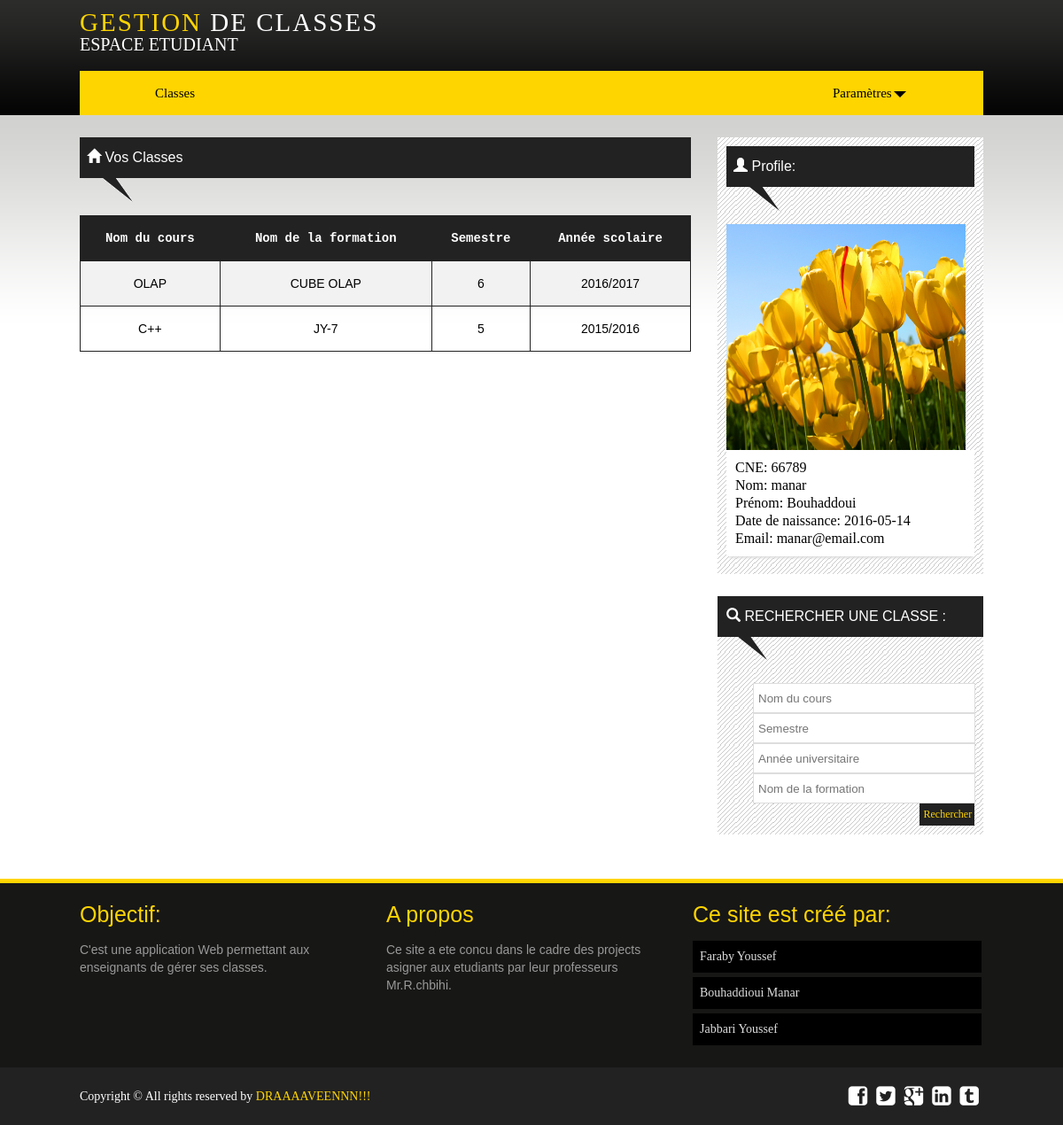
The page /index.php?page=EtudiantClasse (signed in) on the database its author committed.
### tables this page shows
CREATE TABLE IF NOT EXISTS `evaluation` (
  `ID_CLASSE` int(11) NOT NULL,
  `NBRE_ABSENCE` int(11) NOT NULL,
  `CNE` int(11) NOT NULL,
  `NOTE_NORMAL` float DEFAULT '0',
  `NOTE_RATTRAPAGE` float NOT NULL DEFAULT '0',
  `PRESENCE` float NOT NULL DEFAULT '0',
  `NOTE_DEVOIR` float NOT NULL DEFAULT '0',
  `NOTE_CONTROLE` float NOT NULL DEFAULT '0',
  `NOTE_GLOBALE` float NOT NULL DEFAULT '0',
  PRIMARY KEY (`ID_CLASSE`,`CNE`),
  KEY `FK_EVALUATION2` (`CNE`)
);

CREATE TABLE IF NOT EXISTS `classe` (
  `ID_CLASSE` int(11) NOT NULL AUTO_INCREMENT,
  `ID_ENSEIGNANT` int(11) DEFAULT NULL,
  `NOM_COURS` varchar(200) DEFAULT NULL,
  `SEMESTRE` int(11) DEFAULT NULL,
  `ANNEE_UNIV` varchar(80) DEFAULT NULL,
  `NOM_FORMATION` varchar(200) DEFAULT NULL,
  `POURCENT_DEVOIR` float DEFAULT NULL,
  `POURCENT_EXAM` float DEFAULT NULL,
  `POURCENT_ASSDUITE` float DEFAULT NULL,
  `POURCENT_CONTROLE` float DEFAULT NULL,
  `NOTE_REFERENCE` float DEFAULT NULL,
  `NBR_SEANCE` int(11) NOT NULL,
  PRIMARY KEY (`ID_CLASSE`),
  KEY `FK_GERER` (`ID_ENSEIGNANT`)
);

CREATE TABLE IF NOT EXISTS `etudiant` (
  `CNE` int(11) NOT NULL,
  `NOM_ETUDIANT` varchar(200) DEFAULT NULL,
  `PRENOM_ETUDIANT` varchar(200) DEFAULT NULL,
  `MDP_ETUDIANT` varchar(200) DEFAULT NULL,
  `EMAIL_ETUDIANT` varchar(200) NOT NULL,
  `DATE_ETUDIANT` date DEFAULT NULL,
  `DATE_INSCRIPTION` date DEFAULT NULL,
  `PHOTO_ETUDIANT` varchar(200) DEFAULT NULL,
  PRIMARY KEY (`CNE`),
  UNIQUE KEY `unique_email` (`EMAIL_ETUDIANT`)
);

### Controleurs/EtudiantClasse.php (called while the page is built)
<?php
require_once 'Modeles/BD/EtudiantBD.php';
require_once 'Modeles/BD/ClasseBD.php';
$etudiant = new EtudiantBD();
$objetEtudiant=$etudiant ->getEtudiantObject($_SESSION['CNE']);
$classe = new ClasseBD();
$mesClasses = $classe->lesCLassesEtudiant($_SESSION['CNE']);
$lesClasses = $classe->lesCLassesEtudiant($_SESSION['CNE']);
require_once 'Vues/Etudiant_Classes.php';
?>

### Modeles/BD/Connexion.php (called while the page is built, shortened)
<?php
	class Connexion{
		public function getPDO()
        {
            $p = new PDO("mysql:host=localhost;dbname=pfe",'root','',array(PDO::ATTR_ERRMODE=>PDO::ERRMODE_EXCEPTION));
			return $p;
        }
	}
?>

### Modeles/BD/ClasseBD.php (called while the page is built, shortened)
<?php
require_once 'Connexion.php';
require_once 'Modeles/Classe/Classe.php';
class  ClasseBD
{
	private $_db;
	public function setDb(PDO $db)
	{
	    $this->_db = $db;
	}
	public function getClasseObject($id_classe)
	{
	    $req = $this->_db->query('SELECT * FROM Classe WHERE id_classe = '.$id_classe);
	    $donnees = $req->fetchObject('Classe');
	    return $donnees;
	}
	public function lesCLassesEtudiant($CNE)
	{
		$sql="SELECT * FROM classe c JOIN evaluation e ON c.ID_CLASSE = e.ID_CLASSE WHERE e.CNE = ?";
		$req = $this->_db->prepare($sql);
		$req->execute(array($CNE));
		return $req;
	}
}
?>

### Modeles/Classe/Classe.php (called while the page is built, shortened)
<?php
class classe
{
    public $ID_CLASSE;
    public $NOM_COURS;
    public $SEMESTRE;
    public $ANNEE_UNIV;
    public $NOM_FORMATION;
    public function getIdClasse()
    {
        return $this->ID_CLASSE;
    }
    public function getNomCours()
    {
        return $this->NOM_COURS;
    }
    public function getSemestre()
    {
        return $this->SEMESTRE;
    }
     public function getNomFormation()
    {
        return $this->NOM_FORMATION;
    }
    public function getAnnee_Univ()
    {
        return $this->ANNEE_UNIV;
    }
}
?>

### Modeles/BD/EtudiantBD.php (called while the page is built, shortened)
<?php
require_once 'Connexion.php';
require_once 'Modeles/Classe/Etudiant.php';
class  EtudiantBD
{
	private $_db;
	public function setDb(PDO $db)
	{
	    $this->_db = $db;
	}
	public function getEtudiantObject($CNE)
	{
		$req = $this->_db->query('SELECT * FROM Etudiant WHERE CNE = '.$CNE);
		$donnees = $req->fetchObject('Etudiant');
		return $donnees;
	}
}
?>

### Modeles/Classe/Etudiant.php (called while the page is built, shortened)
<?php
class Etudiant
{
    private $CNE;
    private $NOM_ETUDIANT;
    private $PRENOM_ETUDIANT;
    private $EMAIL_ETUDIANT;
    private $DATE_ETUDIANT;
    private $PHOTO_ETUDIANT;
public function getCne(){
	return $this->CNE;
}
public function getNomEtudiant(){
	return $this->NOM_ETUDIANT;
}
public function getPrenomEtudiant(){
	return $this->PRENOM_ETUDIANT;
}
public function getEmailEtudiant(){
	return $this->EMAIL_ETUDIANT;
}
public function getDateEtudiant(){
	return $this->DATE_ETUDIANT;
}
public function getPhotoEtudiant(){
	return $this->PHOTO_ETUDIANT;
}
}
?>

### Vues/Etudiant_Classes.php (the view, shortened to what this page needs)
<!DOCTYPE html PUBLIC "-//W3C//DTD XHTML 1.0 Transitional//EN" "http://www.w3.org/TR/xhtml1/DTD/xhtml1-transitional.dtd">
<html xmlns="http://www.w3.org/1999/xhtml" lang="en">
	<head>
		<link rel="stylesheet" href="Vues/bootstrap/css/bootstrap.css"/>
		<link href='Vues/css/Annonce.css' rel='stylesheet' type='text/css'>
		<link rel="stylesheet" type="text/css" href="Vues/css/tooltipster.css" />
		<link href="Vues/css/pgwslider.css" rel="stylesheet">
		<link rel="stylesheet" href="Vues/css/font-awesome.min.css">
		<link href="Vues/css/style.css" rel="stylesheet" media="screen">
		<link href="Vues/css/responsive.css" rel="stylesheet" media="screen">
	</head>
	<body>
        <section id="header_area">
			<?php require_once 'Etudiant_Menu_Profile.php'; ?>
		</section>
		<section id="content_area">
			<div class="clearfix wrapper main_content_area">
				<div class="clearfix main_content floatleft">
					<div class="content">
						<div class="content_title"><h2><span class="glyphicon glyphicon-home"></span> Vos classes</h2></div>
<?php
$numbre=0;
foreach($lesClasses as $class){
$numbre++;
	}
if($numbre>0){
?>
                        <div class="clearfix table">
                            <table>
                                <tr>
                                    <th>Nom du cours</th>
                                    <th>Nom de la formation</th>
                                    <th>Semestre</th>
                                    <th>Année scolaire</th>
                                </tr>
                             <?php  foreach($mesClasses as $class){
                            $objetClasse=$classe->getClasseObject($class['ID_CLASSE']);
            	echo "<tr><td><a href=\"index.php?page=EtudiantAnnonces&idClasse=".$objetClasse->getIdClasse()."\">".$objetClasse->getNomCours()."</a></td><td><a href=\"index.php?page=EtudiantAnnonces&idClasse=".$objetClasse->getIdClasse()."\">".$objetClasse->getNomFormation().'</a></td><td>'.$objetClasse->getSemestre().'</td><td>'.$objetClasse->getAnnee_Univ()."</td></tr>";
                                } ?>
                            </table>
                        </div>
                        <?php
                    			}else{
                                	?>
                                	<h2 style="color: #222222;padding: 10px 20px;font-family: elephant;">Vous n'avez aucune classe!</h2>
                                	<?php
                                }
                                ?>
                        <br /> <br />
					</div>
				</div>
				<div class="clearfix sidebar_container floatright">
				    <?php require_once 'Etudiant_Sidebar_profile.php'; ?>
                    <div class="clearfix sidebar bottom"  id="travail">
                        <div class="clearfix single_sidebar">
                            <div class="popular_post contact_us">
                                <div class="sidebar_title"><h2><span class="glyphicon glyphicon-search"></span> Rechercher une classe :</h2></div>
                                <ul>
                                    <li>
                                        <form action="./index.php?page=RechercherClasseControlleur" method="post">
                                            <input type="text" name="nom_cours" class="wpcf7__number" placeholder="Nom du cours">
                                            <input type="text" name="semestre" class="wpcf7__number" placeholder="Semestre">
                                            <input type="text" name="annee_univ" class="wpcf7__number" placeholder="Année universitaire">
                                            <input type="text" name="nom_formation" class="wpcf7__number" placeholder="Nom de la formation"><br>
                                            <input type="submit" name="rechercher" class="floatright wpcf7__submit" value="Rechercher">
                                        </form>
                                    </li>
                                </ul>
                            </div>
                        </div>
                    </div>
				</div>
			</div>
		</section>
		<?php require_once('Footer.php'); ?>
	</body>
</html>

### Vues/Etudiant_Sidebar_Profile.php
    <div class="clearfix sidebar">
        <div class="clearfix single_sidebar">
<div class="popular_post">
<div class="content_title"><h2><span class="glyphicon glyphicon-user"></span> Profile:</h2></div>
            <img src=<?php echo $objetEtudiant->getPhotoEtudiant(); ?> class="img-thumbnail" style="width:270px;height:255px;" class="img-responsive"/>
<ul>
	<li><a>
                    <label>CNE: <?php echo $objetEtudiant->getCne();?></label><br>
                    <label>Nom: <?php echo $objetEtudiant->getNomEtudiant();?></label><br>
                    <label>Prénom: <?php echo $objetEtudiant->getPrenomEtudiant();?></label><br>
                    <label>Date de naissance: <?php echo $objetEtudiant->getDateEtudiant();?></label><br>
                    <label>Email: <?php echo $objetEtudiant->getEmailEtudiant();?></label><br>
                </a></li>
</ul>
            </div>
        </div>
    </div>

### Vues/css/style.css (style rules this page uses)
* { margin:0;padding:0 }
body { font-family:Arial; font-size:14px;line-height:20px }
a { text-decoration:none;color:#000; }
input[type=text],input[type=password],input[type=submit],textarea { border:1px solid #ddd;padding:5px;outline:0; }
h1,h2,h3,h4,h5,h6 { font-weight:normal;margin:0 0 15px;font-family: 'Oswald', sans-serif; }
h2 { font-size:25px;line-height:30px }
img { max-width:100%;height:auto;border:none }
.floatleft { float:left }
.floatright { float:right }
.wrapper { width:1020px;display:block;margin:0 auto }
.clearfix { overflow:hidden }
ul,ol { margin:0;padding:0;list-style:none; }
#header_area { background: url("../images/header_bg.png") repeat-x scroll 0 0 #000; }
#content_area { background: url("../images/body_top_bg.png") repeat-x scroll center top #fff; padding-top: 25px; }
.main_content { width: 690px; margin-right: 10px; }
.content_title { background: url("../images/latest_post_bg.png") repeat scroll 0 0 rgba(0, 0, 0, 0); height: 73px; margin-bottom: 15px; }
.content_title h2 { color: #fff; font-size: 16px; margin-bottom: 0; padding: 8px; text-transform: capitalize; }
.sidebar_container { background: none repeat scroll 0 0 #fff; width: 300px; }
.single_sidebar { background: url("../images/slider_bg.png") repeat scroll 0 0 rgba(0, 0, 0, 0);padding: 10px;margin-bottom:25px; }
.sidebar_title { background: url("../images/title_down.png") no-repeat scroll 12px 45px rgba(0, 0, 0, 0); height: 73px;margin-bottom:15px; }
.sidebar_title > h2 { background: none repeat scroll 0 0 #222222; color: #fff; font-size: 16px; margin-left: -10px; margin-top: -10px; padding: 8px 10px; text-transform: uppercase; width: 100%; }
.single_sidebar .popular_post ul li a { display: block; background: #fff; padding: 10px; margin-bottom: 10px; font-size: 16px; font-family: oswald; box-shadow: 1px 4px 3px -2px #DDDDDD; -webkit-box-shadow: 1px 4px 3px -2px #DDDDDD; -moz-box-shadow: 1px 4px 3px -2px #DDDDDD; -o-box-shadow: 1px 4px 3px -2px #DDDDDD; }
.content h2,.content h3,.content h4,.content h5,.content h6 { font-size: 16px; }
.contact_us form { margin-left:30px;margin-top:25px; }
.contact_us ul li form input.wpcf7__number { width: 239px;height: 22px; }
.contact_us form input.wpcf7__submit, .contact_us input.wpcf7__submit { background: #222222; border: medium none; color: #FFD500; cursor: pointer; font-size: 12px; width: 25%; height: 2%; font-family: oswald; }
.table table { width: 100%; }
.table table, .table th, .table td { border: 1px solid #222; border-collapse: collapse; }
.table th, .table td { padding: 15px 6px 15px 6px; text-align: center; }
.glyphicon { position: relative; top: 1px; display: inline-block; font-family: 'Glyphicons Halflings'; font-style: normal; font-weight: normal; line-height: 1; -webkit-font-smoothing: antialiased; -moz-osx-font-smoothing: grayscale; }
.glyphicon-home:before { content: "\e021"; }

### Vues/Etudiant_Classes.php (style rules this page uses)
th { background-color: #222222; color:white; font-family: monospace; }
tr:nth-child(even) { background-color: #f2f2f2 }

### rows shown on the page
evaluation: ID_CLASSE.NOM_COURS "OLAP", ID_CLASSE.NOM_FORMATION "CUBE OLAP", ID_CLASSE.SEMESTRE "6", ID_CLASSE.ANNEE_UNIV "2016/2017"
evaluation: ID_CLASSE.NOM_COURS "C++", ID_CLASSE.NOM_FORMATION "JY-7", ID_CLASSE.SEMESTRE "5", ID_CLASSE.ANNEE_UNIV "2015/2016"
etudiant: PHOTO_ETUDIANT (picture), CNE "66789", NOM_ETUDIANT "manar", PRENOM_ETUDIANT "Bouhaddoui", DATE_ETUDIANT "2016-05-14", EMAIL_ETUDIANT "manar@email.com"
